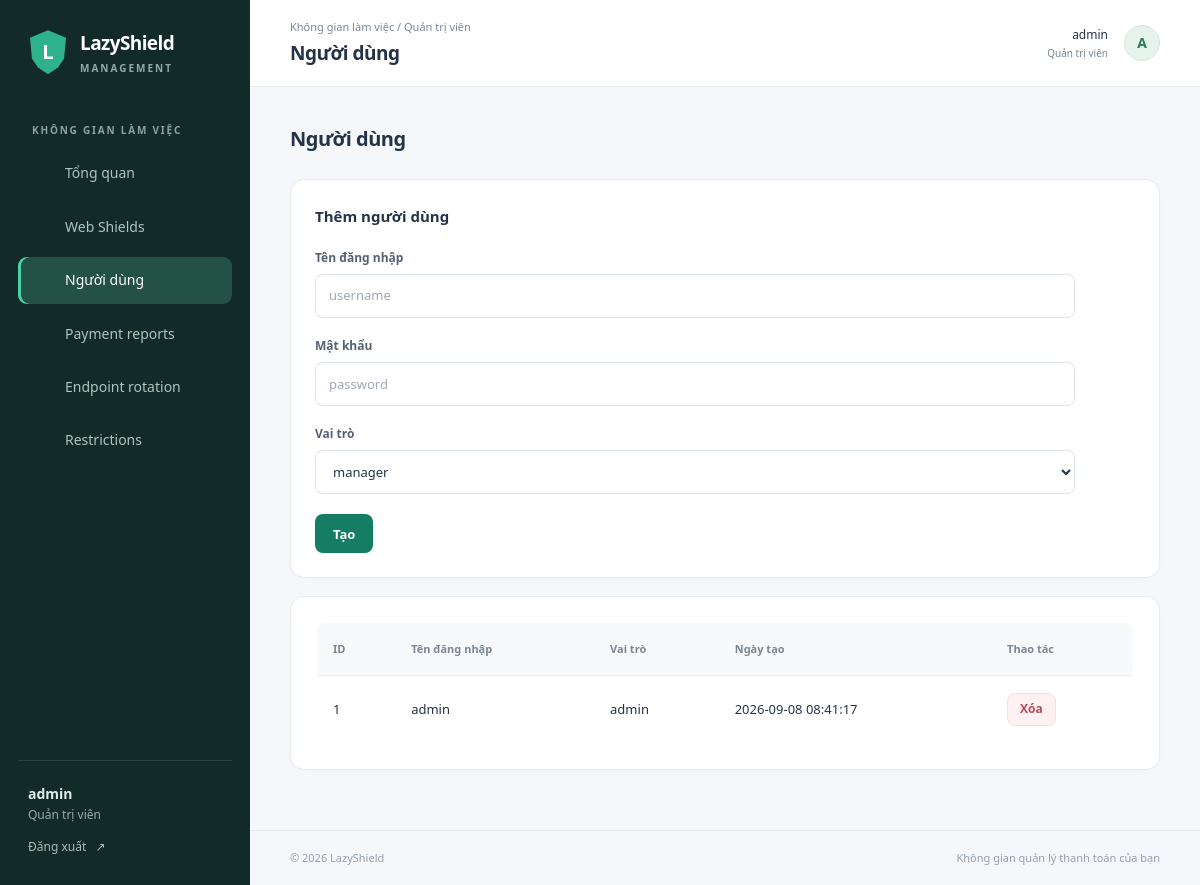
The page /index.php?action=admin_users (signed in) on the database its author committed.
### tables this page shows
CREATE TABLE users (
    id INT AUTO_INCREMENT PRIMARY KEY,
    username VARCHAR(50) UNIQUE,
    password VARCHAR(255),
    role ENUM('admin','manager') NOT NULL,
    created_at TIMESTAMP DEFAULT CURRENT_TIMESTAMP
);

### includes/auth.php (called while the page is built, shortened)
<?php
require_once __DIR__ . '/db.php';
function isLoggedIn() {
    return isset($_SESSION['user_id']);
}
function currentUser() {
    if (!isset($_SESSION['user'])) {
        $row = db_query("SELECT id, username, role FROM users WHERE id = ?", [$_SESSION['user_id']]);
    }
    return $_SESSION['user'];
}
function requireRole($role) {
    $user = currentUser();
}

### includes/db.php (called while the page is built, shortened)
<?php
function getPDO() {
    static $pdo = null;
    if ($pdo === null) {
        $dsn = "mysql:host=" . DB_HOST . ";dbname=" . DB_NAME . ";charset=utf8mb4";
        $options = [
            PDO::ATTR_ERRMODE => PDO::ERRMODE_EXCEPTION,
            PDO::ATTR_DEFAULT_FETCH_MODE => PDO::FETCH_ASSOC,
        ];
        $pdo = new PDO($dsn, DB_USER, DB_PASS, $options);
    }
    return $pdo;
}
function db_query($sql, $params = []) {
    $pdo = getPDO();
    $stmt = $pdo->prepare($sql);
    $stmt->execute($params);
    return $stmt->fetchAll();
}

### models/User.php (called while the page is built, shortened)
<?php
require_once __DIR__ . '/../includes/db.php';
class User {
    public static function all() {
        return db_query("SELECT id, username, role, created_at FROM users ORDER BY id DESC");
    }
}

### views/admin/users.php (the view, shortened to what this page needs)
<?php require_once __DIR__ . '/../layout_header.php';
$users = $data['users'] ?? [];
?>
<h3>Người dùng</h3>
<div class="card mb-3 p-3">
  <h4>Thêm người dùng</h4>
  <form method="post" action="index.php?action=admin_create_user">
    <div class="mb-3">
      <label class="form-label">Tên đăng nhập</label>
      <input name="username" placeholder="username" class="form-control" required>
    </div>
    <div class="mb-3">
      <label class="form-label">Mật khẩu</label>
      <input name="password" placeholder="password" class="form-control" required>
    </div>
    <div class="mb-3">
      <label class="form-label">Vai trò</label>
      <select name="role" class="form-control">
        <option value="manager">manager</option>
      </select>
    </div>
    <div class="mt-3">
      <button type="submit" class="btn btn-success">Tạo</button>
    </div>
  </form>
</div>
<div class="card">
  <table class="data-table">
    <thead><tr><th>ID</th><th>Tên đăng nhập</th><th>Vai trò</th><th>Ngày tạo</th><th>Thao tác</th></tr></thead>
    <tbody>
      <?php foreach($users as $u): ?>
        <tr>
          <td><?=$u['id']?></td>
          <td><?=htmlspecialchars($u['username'])?></td>
          <td><?=$u['role']?></td>
          <td><?=$u['created_at']?></td>
          <td>
            <a href="index.php?action=admin_delete_user&id=<?=$u['id']?>" class="btn btn-sm btn-danger" onclick="return confirm('Xác nhận xóa?')">Xóa</a>
          </td>
        </tr>
      <?php endforeach; ?>
    </tbody>
  </table>
</div>
<?php require_once __DIR__ . '/../layout_footer.php'; ?>

### index.php (shortened to what this page needs)
<?php
require_once __DIR__ . '/includes/auth.php';
require_once __DIR__ . '/models/User.php';
$action = $_GET['action'] ?? 'home';
switch($action) {
    case 'admin_users':
        requireRole('admin');
        $users = User::all();
        $data = ['users'=>$users];
        require __DIR__ . '/views/admin/users.php';
        break;
}

### views/layout_header.php (shortened to what this page needs)
<?php
$user = currentUser();
$action = $_GET['action'] ?? 'home';
$isAdmin = ($user['role'] ?? '') === 'admin';
$titles = [
    'home' => 'Tổng quan', 'admin_webshields' => 'Quản lý Web Shields',
    'admin_edit_webshield' => 'Chi tiết Web Shield', 'admin_users' => 'Người dùng',
    'admin_manager_whitelist' => 'Domain được phép', 'manager_my_webshields' => 'Web Shields của tôi',
    'manager_payments' => 'Cấu hình thanh toán', 'manager_whitelist' => 'Domain được phép',
    'manager_whitelist_add' => 'Thêm domain', 'manager_whitelist_edit' => 'Chỉnh sửa domain',
];
$titles['transactions'] = 'Payment reports';
$titles['endpoint_rotation'] = 'Endpoint rotation';
$titles['endpoint_rotation_keys'] = 'Endpoint credentials';
$titles['restrictions'] = 'Restrictions';
$page_title = $page_title ?? ($titles[$action] ?? 'Quản lý LazyShield');
$roleLabel = $isAdmin ? 'Quản trị viên' : 'Người quản lý';
function uiIcon($name) {
    $paths = [
        'home' => '<rect x="3" y="3" width="7" height="7" rx="1.5"/><rect x="14" y="3" width="7" height="7" rx="1.5"/><rect x="3" y="14" width="7" height="7" rx="1.5"/><rect x="14" y="14" width="7" height="7" rx="1.5"/>',
        'shield' => '<path d="M12 3 3 7v5c0 5 9 10 9 10s9-5 9-10V7Z"/><path d="m8 12 3 3 5-6"/>',
        'users' => '<circle cx="9" cy="8" r="3"/><path d="M3 21v-3a6 6 0 0 1 12 0v3M16 5a3 3 0 0 1 0 6m2 4a5 5 0 0 1 3 5"/>',
        'globe' => '<circle cx="12" cy="12" r="9"/><ellipse cx="12" cy="12" rx="4" ry="9"/><path d="M3 12h18"/>',
    ];
    return '<svg class="nav-icon" viewBox="0 0 24 24" fill="none" stroke="currentColor" stroke-width="1.6" stroke-linecap="round" stroke-linejoin="round" aria-hidden="true">' . ($paths[$name] ?? $paths['shield']) . '</svg>';
}
$navigation = $isAdmin
    ? [['home','Tổng quan','home'],['admin_webshields','Web Shields','shield'],['admin_users','Người dùng','users']]
    : [['home','Tổng quan','home'],['manager_my_webshields','Web Shields của tôi','shield'],['manager_whitelist','Domain được phép','globe']];
$navigation[] = ['transactions', 'Payment reports', 'globe'];
$navigation[] = ['endpoint_rotation', 'Endpoint rotation', 'shield'];
$navigation[] = ['restrictions', 'Restrictions', 'globe'];
$activeNav = $action;
?>
<!doctype html>
<html lang="vi">
<head>
  <?php foreach (['core','table','form'] as $stylesheet): ?>
  <link rel="stylesheet" href="/assets/css/<?= $stylesheet ?>.css?v=<?= filemtime(__DIR__ . '/../assets/css/' . $stylesheet . '.css') ?>">
  <?php endforeach; ?>
</head>
<body>
<div class="app-wrapper">
  <aside class="sidebar" id="sidebar" aria-label="Điều hướng chính">
    <div>
      <div class="sidebar-header"><div class="logo" aria-hidden="true">L</div><div class="brand-text">LazyShield<span class="brand-caption">MANAGEMENT</span></div></div>
      <div class="nav-label">KHÔNG GIAN LÀM VIỆC</div>
      <nav class="sidebar-nav">
        <?php foreach ($navigation as [$route,$label,$icon]): ?>
        <a class="nav-item <?= $activeNav === $route ? 'active' : '' ?>" href="index.php?action=<?= $route ?>" <?= $activeNav === $route ? 'aria-current="page"' : '' ?>><?= uiIcon($icon) ?><?= $label ?></a>
        <?php endforeach; ?>
      </nav>
    </div>
    <div class="sidebar-footer">
      <div class="user-line"><?= htmlspecialchars($user['username'] ?? '') ?></div>
      <div class="role-label"><?= $roleLabel ?></div>
      <a href="index.php?action=logout" class="logout">Đăng xuất &nbsp; ↗</a>
    </div>
  </aside>
  <main class="app-main">
    <header class="header">
      <div class="header-left">
        <div><div class="breadcrumb">Không gian làm việc / <?= $roleLabel ?></div><h1 class="page-title"><?= htmlspecialchars($page_title) ?></h1></div>
      </div>
      <div class="header-right"><div class="header-account"><?= htmlspecialchars($user['username'] ?? '') ?><small><?= $roleLabel ?></small></div><span class="avatar" aria-hidden="true"><?= htmlspecialchars(strtoupper(substr($user['username'] ?? 'S', 0, 1))) ?></span></div>
    </header>
    <section class="page-body">

### views/layout_footer.php (shortened to what this page needs)
    </section>
    <footer class="footer"><p>© <?= date('Y') ?> LazyShield</p><span>Không gian quản lý thanh toán của bạn</span></footer>
  </main>
</div>
</body>
</html>

### assets/css/core.css (style rules this page uses)
:root { --primary:#147d64; --bg:#f5f7fa; --border:#e6ebef; --text:#243347; --muted:#7b8796 }
* { box-sizing:border-box }
body { margin:0; font-family:Segoe UI,Arial,sans-serif; background:var(--bg); color:var(--text); font-size:14px; line-height:1.6 }
button,input,select,textarea { font:inherit }
a { color:var(--primary) }
a,button { transition:background .18s,color .18s }
h1,h2,h3,h4,p { margin-top:0 }
h2,h3 { font-size:20px; letter-spacing:-.5px }
h4 { font-size:15px }
h3 { margin-bottom:24px }
.app-wrapper { min-height:100vh }
.sidebar { position:fixed; inset:0 auto 0 0; width:250px; background:#122b29; color:white; display:flex; flex-direction:column; justify-content:space-between; z-index:60; padding:28px 18px; overflow-y:auto }
.sidebar-header { display:flex; align-items:center; gap:12px; padding:0 10px 36px }
.logo { width:40px; height:44px; background:#2db28c; clip-path:polygon(50% 0,95% 17%,90% 65%,75% 85%,50% 100%,25% 85%,10% 65%,5% 17%); display:grid; place-items:center; font-size:20px; font-weight:700; color:white }
.brand-text { font-size:19px; font-weight:700; letter-spacing:-.6px }
.brand-caption { display:block; font-size:10px; letter-spacing:2px; color:#90aaa5; margin-top:2px }
.nav-label { padding:0 14px; margin:10px 0 12px; color:#88a59e; font-size:10px; font-weight:700; letter-spacing:1.8px }
.sidebar-nav { display:grid; gap:7px }
.nav-item { display:flex; align-items:center; gap:12px; padding:12px 15px; color:#aec4bd; text-decoration:none; border-radius:9px; font-weight:500 }
.nav-item.active { background:#245146; color:white; box-shadow:inset 3px 0 #49d3a7 }
.nav-icon { width:20px; height:20px; flex:none }
.sidebar-footer { border-top:1px solid #29423d; padding:22px 10px 0 }
.user-line { font-weight:600; color:#e1eee8; overflow-wrap:anywhere }
.role-label { font-size:12px; color:#95afa5 }
.logout { display:inline-block; font-size:12px; color:#a5c3b6; margin-top:12px; text-decoration:none }
.app-main { margin-left:250px; min-height:100vh; display:flex; flex-direction:column }
.header { min-height:84px; background:white; border-bottom:1px solid var(--border); display:flex; align-items:center; justify-content:space-between; gap:20px; padding:18px 40px }
.header-left,.header-right { display:flex; align-items:center; gap:16px }
.breadcrumb { font-size:11px; color:var(--muted); margin-bottom:2px }
.page-title { margin:0; font-size:19px; font-weight:650; letter-spacing:-.5px }
.avatar { width:36px; height:36px; border-radius:50%; background:#e6f3ed; color:#247c5b; display:grid; place-items:center; font-weight:700; border:1px solid #d3e8dd }
.header-account { font-size:12px; text-align:right }
.header-account small { display:block; color:var(--muted); font-size:10px }
.page-body { width:100%; max-width:1480px; margin:0 auto; padding:36px 40px; flex:1; min-width:0 }
.card { background:white; border:1px solid var(--border); border-radius:14px; padding:26px; margin-bottom:24px; box-shadow:0 3px 12px #24334703 }
.btn { display:inline-flex; align-items:center; justify-content:center; gap:7px; min-height:39px; padding:9px 17px; background:var(--primary); color:white; border-radius:8px; text-decoration:none; border:1px solid transparent; cursor:pointer; font-weight:600; font-size:13px; line-height:1.4; vertical-align:middle }
.btn-danger { background:#fff1f1; color:#b64c55; border-color:#f4dfe0 }
.btn-sm { padding:7px 12px; min-height:33px; font-size:12px }
.footer { padding:18px 40px; color:#96a0ac; font-size:11px; border-top:1px solid var(--border); display:flex; justify-content:space-between; gap:15px }
.footer p { margin:0 }
.mt-3 { margin-top:20px }
.mb-3 { margin-bottom:18px }
.p-3 { padding:24px }
@media (min-width:901px) { .card>form { max-width:760px } }

### assets/css/table.css (style rules this page uses)
.data-table { width:100%; border-collapse:collapse; font-size:13px }
.data-table th,.data-table td { padding:17px 16px; border-bottom:1px solid #edf0f3; text-align:left; vertical-align:middle }
.data-table thead th { background:#f7f9fb; color:#7a8795; font-weight:600; font-size:11px; white-space:nowrap }
.data-table thead th:first-child { border-radius:8px 0 0 8px }
.data-table thead th:last-child { border-radius:0 8px 8px 0 }
.data-table tbody tr:last-child td { border-bottom:0 }
.data-table td:last-child { white-space:nowrap }
.data-table td { overflow-wrap:anywhere }

### rows shown on the page
users: username "admin", role "Quản trị viên", username "A", id "1", role "admin", created_at "2026-09-08 08:41:17"

### other values the page prints
$label "Tổng quan"
$label "Web Shields"
$label "Người dùng"
$label "Payment reports"
$label "Endpoint rotation"
$label "Restrictions"
$page_title "Người dùng"
